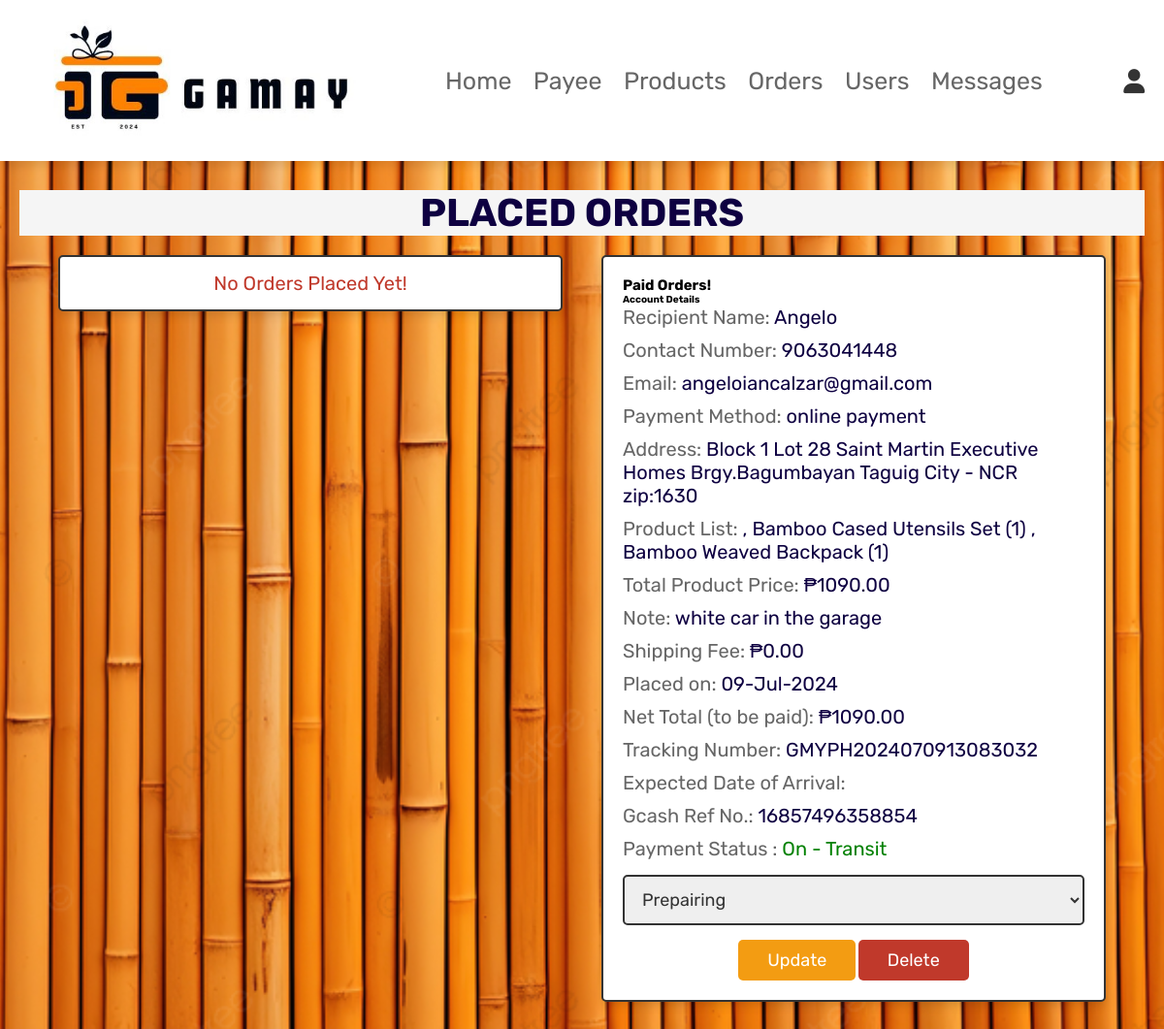
/admin_orders.php (signed in), run on the app's committed database.
### tables this page shows
CREATE TABLE `online_payment` (
  `id` int(100) NOT NULL,
  `user_id` int(100) NOT NULL,
  `name` varchar(100) NOT NULL,
  `contact_number` varchar(11) NOT NULL,
  `email` varchar(100) NOT NULL,
  `method` varchar(50) NOT NULL,
  `address` varchar(100) NOT NULL,
  `total_products` varchar(100) NOT NULL,
  `total_price` int(50) NOT NULL,
  `note` varchar(255) NOT NULL,
  `delivery_charges` int(50) NOT NULL,
  `placed_on` varchar(100) NOT NULL,
  `time` time NOT NULL,
  `tracking_number` varchar(100) NOT NULL,
  `delivery_date` varchar(255) NOT NULL,
  `delivery_time` varchar(255) NOT NULL,
  `reference_number` varchar(20) NOT NULL,
  `order_type` varchar(50) NOT NULL,
  `payment_status` varchar(100) NOT NULL DEFAULT ''
);

### admin_orders.php (the view, shortened to what this page needs)
<?php
@include 'config.php';
?>
<!DOCTYPE html>
<html lang="en">
<head>
   <link rel="stylesheet" href="https://cdnjs.cloudflare.com/ajax/libs/font-awesome/6.0.0/css/all.min.css">
   <link rel="stylesheet" href="css/admin_new.css">
</head>
<body>
<?php @include 'admin_header.php'; ?>
<section class="placed-orders">
   <h1 class="title">placed orders</h1>
   <div class="box-container">
      <?php
      $select_orders = mysqli_query($conn, "SELECT * FROM `orders`") or die('query failed');
      if(mysqli_num_rows($select_orders) > 0){
         while($fetch_orders = mysqli_fetch_assoc($select_orders)){
      ?>
      <div class="box">
      <h1>COD Orders!</h1>
                        <h4>Account Details</h4>
                        <p>Recipient Name: <span><?php echo $fetch_orders['name']; ?></span></p>
                        <p>Contact Number: <span><?php echo $fetch_orders['contact_number']; ?></span></p>
                        <p>Email: <span><?php echo $fetch_orders['email']; ?></span></p>
                        <p>Payment Method: <span><?php echo $fetch_orders['method']; ?></span></p>
                        <p>Address: <span><?php echo $fetch_orders['address']; ?></span></p>
                        <p>Product List: <span><?php echo $fetch_orders['total_products']; ?></span></p>
                        <p>Total Product Price: <span>₱<?php echo $fetch_orders['total_price']; ?>.00</span></p>
                        <p>Note: <span><?php echo $fetch_orders['note']; ?></span></p>
                        <p>Shipping Fee: <span>₱<?php echo $fetch_orders['delivery_charges']; ?>.00</span></p>
                        <p>Placed on: <span><?php echo $fetch_orders['placed_on']; ?></span></p>
                        <?php $total_price_with_delivery = $fetch_orders['delivery_charges'] + $fetch_orders['total_price']; ?>
                        <p>Net Total (to be paid): <span>₱<?php echo $total_price_with_delivery; ?>.00</span></p>
                        <p>Tracking Number: <span><?php echo $fetch_orders['tracking_number']; ?></span></p>
                        <p>Expected Date of Arrival: <span><?php echo $fetch_orders['delivery_date']; ?></span></p>
                        <p>Payment Status : <span style="color:<?php if($fetch_orders['payment_status'] == 'Pending'){echo 'red'; }else{echo 'green';} ?>"><?php echo $fetch_orders['payment_status']; ?></span> </p>
                        <form action="" method="post">
                                <input type="hidden" name="order_id" value="<?php echo $fetch_orders['id']; ?>">
                                <select name="update_payment">
                                 <option value="Prepairing">Prepairing</option>
                                 <option value="On - Transit">On - Transit</option>
                                 <option value="Recieved Recipient">Recieved Recipient</option>
                                 <option value="Completed (Paid)">Completed (Paid)</option>
                                </select>
            <input type="submit" name="update_order" value="update" class="option-btn">
            <a href="admin_orders.php?delete=<?php echo $fetch_orders['id']; ?>" class="delete-btn" onclick="return confirm('delete this order?');">delete</a>
         </form>
      </div>
      <?php
         }
      }else{
         echo '<p class="empty">no orders placed yet!</p>';
      }
      $select_online_paid_orders = mysqli_query($conn, "SELECT * FROM `online_payment`") or die('Query failed');
            if (mysqli_num_rows($select_online_paid_orders) > 0) {
                while ($fetch_online_paid_orders = mysqli_fetch_assoc($select_online_paid_orders)) {
            ?>
                    <div class="box">
                    <h1>Paid Orders!</h1>
                        <h4>Account Details</h4>
                        <p>Recipient Name: <span><?php echo $fetch_online_paid_orders['name']; ?></span></p>
                        <p>Contact Number: <span><?php echo $fetch_online_paid_orders['contact_number']; ?></span></p>
                        <p>Email: <span><?php echo $fetch_online_paid_orders['email']; ?></span></p>
                        <p>Payment Method: <span><?php echo $fetch_online_paid_orders['method']; ?></span></p>
                        <p>Address: <span><?php echo $fetch_online_paid_orders['address']; ?></span></p>
                        <p>Product List: <span><?php echo $fetch_online_paid_orders['total_products']; ?></span></p>
                        <p>Total Product Price: <span>₱<?php echo $fetch_online_paid_orders['total_price']; ?>.00</span></p>
                        <p>Note: <span><?php echo $fetch_online_paid_orders['note']; ?></span></p>
                        <p>Shipping Fee: <span>₱<?php echo $fetch_online_paid_orders['delivery_charges']; ?>.00</span></p>
                        <p>Placed on: <span><?php echo $fetch_online_paid_orders['placed_on']; ?></span></p>
                        <?php $total_price_with_delivery = $fetch_online_paid_orders['delivery_charges'] + $fetch_online_paid_orders['total_price']; ?>
                        <p>Net Total (to be paid): <span>₱<?php echo $total_price_with_delivery; ?>.00</span></p>
                        <p>Tracking Number: <span><?php echo $fetch_online_paid_orders['tracking_number']; ?></span></p>
                        <p>Expected Date of Arrival: <span><?php echo $fetch_online_paid_orders['delivery_date']; ?></span></p>
                        <p>Gcash Ref No.: <span><?php echo $fetch_online_paid_orders['reference_number']; ?></span></p>
                        <p>Payment Status : <span style="color:<?php if($fetch_online_paid_orders['payment_status'] == 'Pending'){echo 'red'; }else{echo 'green';} ?>"><?php echo $fetch_online_paid_orders['payment_status']; ?></span> </p>
                        <form action="" method="post">
                              <select name="update_payment">
                                 <option value="Prepairing">Prepairing</option>
                              </select>
                           <input type="submit" name="update_online" value="Update" class="option-btn">
                           <a href="admin_orders.php?delete_online=<?php echo $fetch_online_paid_orders['id']; ?>" class="delete-btn" onclick="return confirm('Delete this order?');">Delete</a>
               </form>
         </div>
      <?php
            }
            } else {
                echo '<p class="empty">No Online orders placed yet!</p>';
            }
            ?>
        </div>
</section>
</body>
</html>

### css/admin_new.css (style rules this page uses)
:root { --blue:#0e0041; --red:#c0392b; --orange:#f39c12; --black:#333; --white:#fff; --light-color:#666; --light-white:#ccc; --light-bg:#f5f5f5; --border:.2rem solid var(--black); --box-shadow:0 .5rem 1rem rgba(0,0,0,.1); }
* { font-family: 'Rubik', sans-serif; margin:0; padding:0; box-sizing: border-box; outline: none; border:none; text-decoration: none; transition:all .2s linear; }
html { font-size: 62.5%; overflow-x: hidden; scroll-behavior: smooth; scroll-padding-top: 6.5rem; }
body { background: var(--light-bg); background:url(../images/adminbg2.png) no-repeat; background-size: cover; background-position: center; background-blend-mode: lighten; }
section { padding:3rem 2rem; }
.title { text-align: center; background-color: var(--light-bg); margin-bottom: 2rem; color:var(--blue); text-transform: uppercase; font-size: 4rem; }
.btn, .delete-btn, .option-btn { display: inline-block; border-radius: .5rem; margin-top: 1rem; font-size: 1.8rem; color:var(--white); cursor: pointer; padding:1rem 3rem; text-transform: capitalize; }
.empty { padding:1.5rem; font-size: 2rem; color:var(--red); border:var(--border); box-shadow: var(--box-shadow); text-align: center; background-color: var(--white); border-radius: .5rem; text-transform: capitalize; }
.delete-btn { background-color: var(--red); }
.option-btn { background-color: var(--orange); }
.placed-orders .box-container { display: grid; grid-template-columns: repeat(auto-fit, 520px); gap:40px; align-items: flex-start; max-width: 2000px; margin: 0 auto; justify-content: center; }
.placed-orders .box-container .box { padding:2rem; border:var(--border); background-color: var(--white); box-shadow: var(--box-shadow); border-radius: .5rem; }
.placed-orders .box-container .box p { margin-bottom: 1rem; font-size: 2rem; color:var(--light-color); }
.placed-orders .box-container .box p span { color:var(--blue); }
.placed-orders .box-container .box form { margin-top: 1rem; text-align: center; }
.placed-orders .box-container .box form select { width: 100%; border:var(--border); padding:1.2rem 1.4rem; font-size: 1.8rem; color:var(--black); border:var(--border); border-radius: .5rem; margin:.5rem 0; }

### data on the page
online_payment: name "Angelo", contact_number "9063041448", email "angeloiancalzar@gmail.com", method "online payment", address "Block 1 Lot 28 Saint Martin Executive Homes Brgy.Bagumbayan Taguig City - NCR zip:1630", total_products ", Bamboo Cased Utensils Set (1) , Bamboo Weaved Backpack (1)", total_price "1090", note "white car in the garage", delivery_charges "0", placed_on "09-Jul-2024", tracking_number "GMYPH2024070913083032", reference_number "16857496358854", payment_status "On - Transit"
